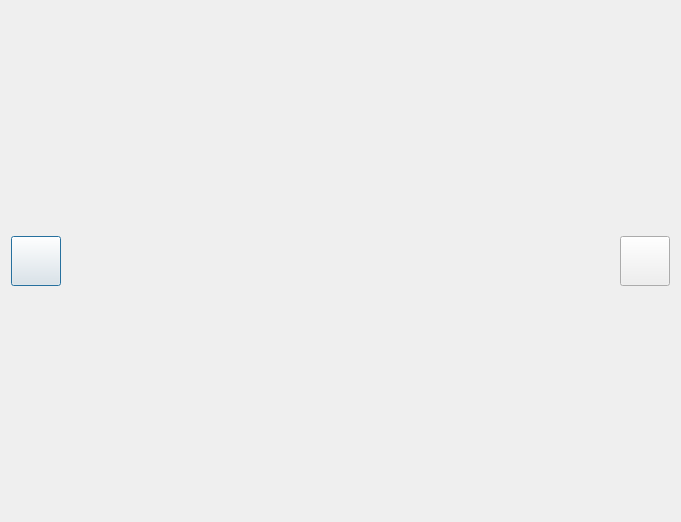
<?xml version="1.0" encoding="UTF-8"?>
<ui version="4.0">
 <class>PicShowDialog</class>
 <widget class="QDialog" name="PicShowDialog">
  <property name="geometry">
   <rect>
    <x>0</x>
    <y>0</y>
    <width>681</width>
    <height>522</height>
   </rect>
  </property>
  <property name="windowTitle">
   <string>Dialog</string>
  </property>
  <layout class="QHBoxLayout" name="horizontalLayout" stretch="1,8,1">
   <item>
    <widget class="ImageButton" name="pushButtonPrev">
     <property name="minimumSize">
      <size>
       <width>50</width>
       <height>50</height>
      </size>
     </property>
     <property name="maximumSize">
      <size>
       <width>50</width>
       <height>50</height>
      </size>
     </property>
     <property name="text">
      <string/>
     </property>
    </widget>
   </item>
   <item>
    <widget class="QLabel" name="label">
     <property name="sizePolicy">
      <sizepolicy hsizetype="Ignored" vsizetype="Ignored">
       <horstretch>0</horstretch>
       <verstretch>0</verstretch>
      </sizepolicy>
     </property>
     <property name="text">
      <string/>
     </property>
     <property name="alignment">
      <set>Qt::AlignmentFlag::AlignCenter</set>
     </property>
    </widget>
   </item>
   <item>
    <widget class="ImageButton" name="pushButtonNext">
     <property name="minimumSize">
      <size>
       <width>50</width>
       <height>50</height>
      </size>
     </property>
     <property name="maximumSize">
      <size>
       <width>50</width>
       <height>50</height>
      </size>
     </property>
     <property name="text">
      <string/>
     </property>
    </widget>
   </item>
  </layout>
 </widget>
 <customwidgets>
  <customwidget>
   <class>ImageButton</class>
   <extends>QPushButton</extends>
   <header location="global">imagebutton.h</header>
  </customwidget>
 </customwidgets>
 <resources/>
 <connections/>
</ui>
